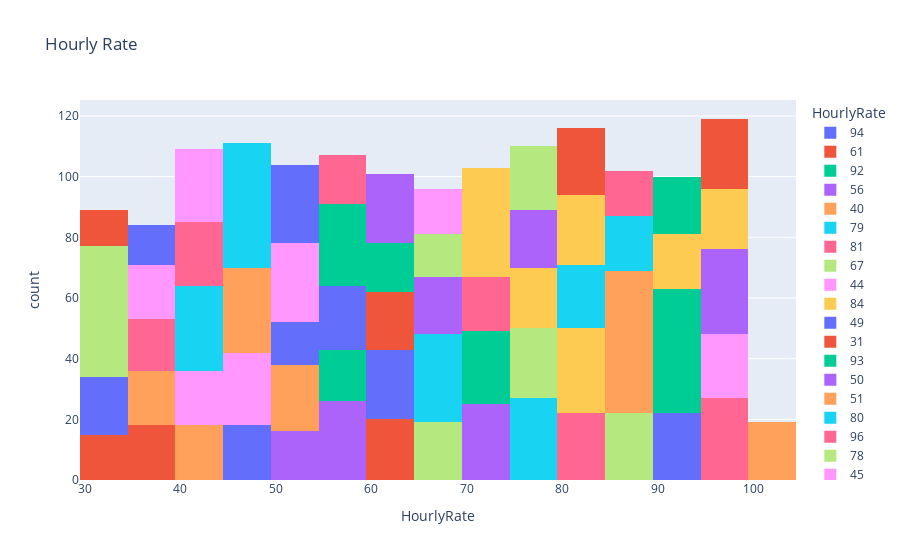

This figure's notebook cell:
### Code cell
# Hourly Rate:
fig = px.histogram(HourlyRate, x="HourlyRate", color = 'HourlyRate', title= 'Hourly Rate')
fig.show()

### Figure 1 — Plotly figure (JSON) as saved in the notebook; plotly's stock layout.template omitted (floating-point values rounded to 4 significant figures)
{"data": [{"alignmentgroup": "True", "bingroup": "x", "hoverlabel": {"namelength": 0}, "hovertemplate": "HourlyRate=%{x}<br>count=%{y}", "legendgroup": "94", "marker": {"color": "#636efa"}, "name": "94", "offsetgroup": "94", "orientation": "v", "showlegend": true, "type": "histogram", "x": [94, 94, 94, 94, 94, 94, 94, 94, 94, 94, 94, 94, 94, 94, 94, 94, 94, 94, 94, 94, 94, 94], "xaxis": "x", "yaxis": "y"}, {"alignmentgroup": "True", "bingroup": "x", "hoverlabel": {"namelength": 0}, "hovertemplate": "HourlyRate=%{x}<br>count=%{y}", "legendgroup": "61", "marker": {"color": "#EF553B"}, "name": "61", "offsetgroup": "61", "orientation": "v", "showlegend": true, "type": "histogram", "x": [61, 61, 61, 61, 61, 61, 61, 61, 61, 61, 61, 61, 61, 61, 61, 61, 61, 61, 61, 61], "xaxis": "x", "yaxis": "y"}, {"alignmentgroup": "True", "bingroup": "x", "hoverlabel": {"namelength": 0}, "hovertemplate": "HourlyRate=%{x}<br>count=%{y}", "legendgroup": "92", "marker": {"color": "#00cc96"}, "name": "92", "offsetgroup": "92", "orientation": "v", "showlegend": true, "type": "histogram", "x": [92, 92, 92, 92, 92, 92, 92, 92, 92, 92, 92, 92, 92, 92, 92, 92, 92, 92, 92, 92, 92, 92, 92, 92, 92], "xaxis": "x", "yaxis": "y"}, {"alignmentgroup": "True", "bingroup": "x", "hoverlabel": {"namelength": 0}, "hovertemplate": "HourlyRate=%{x}<br>count=%{y}", "legendgroup": "56", "marker": {"color": "#ab63fa"}, "name": "56", "offsetgroup": "56", "orientation": "v", "showlegend": true, "type": "histogram", "x": [56, 56, 56, 56, 56, 56, 56, 56, 56, 56, 56, 56, 56, 56, 56, 56, 56, 56, 56, 56, 56, 56, 56, 56, 56, 56], "xaxis": "x", "yaxis": "y"}, {"alignmentgroup": "True", "bingroup": "x", "hoverlabel": {"namelength": 0}, "hovertemplate": "HourlyRate=%{x}<br>count=%{y}", "legendgroup": "40", "marker": {"color": "#FFA15A"}, "name": "40", "offsetgroup": "40", "orientation": "v", "showlegend": true, "type": "histogram", "x": [40, 40, 40, 40, 40, 40, 40, 40, 40, 40, 40, 40, 40, 40, 40, 40, 40, 40], "xaxis": "x", "yaxis": "y"}, {"alignmentgroup": "True", "bingroup": "x", "hoverlabel": {"namelength": 0}, "hovertemplate": "HourlyRate=%{x}<br>count=%{y}", "legendgroup": "79", "marker": {"color": "#19d3f3"}, "name": "79", "offsetgroup": "79", "orientation": "v", "showlegend": true, "type": "histogram", "x": [79, 79, 79, 79, 79, 79, 79, 79, 79, 79, 79, 79, 79, 79, 79, 79, 79, 79, 79, 79, 79, 79, 79, 79, 79, 79, 79], "xaxis": "x", "yaxis": "y"}, {"alignmentgroup": "True", "bingroup": "x", "hoverlabel": {"namelength": 0}, "hovertemplate": "HourlyRate=%{x}<br>count=%{y}", "legendgroup": "81", "marker": {"color": "#FF6692"}, "name": "81", "offsetgroup": "81", "orientation": "v", "showlegend": true, "type": "histogram", "x": [81, 81, 81, 81, 81, 81, 81, 81, 81, 81, 81, 81, 81, 81, 81, 81, 81, 81, 81, 81, 81, 81], "xaxis": "x", "yaxis": "y"}, {"alignmentgroup": "True", "bingroup": "x", "hoverlabel": {"namelength": 0}, "hovertemplate": "HourlyRate=%{x}<br>count=%{y}", "legendgroup": "67", "marker": {"color": "#B6E880"}, "name": "67", "offsetgroup": "67", "orientation": "v", "showlegend": true, "type": "histogram", "x": [67, 67, 67, 67, 67, 67, 67, 67, 67, 67, 67, 67, 67, 67, 67, 67, 67, 67, 67], "xaxis": "x", "yaxis": "y"}, {"alignmentgroup": "True", "bingroup": "x", "hoverlabel": {"namelength": 0}, "hovertemplate": "HourlyRate=%{x}<br>count=%{y}", "legendgroup": "44", "marker": {"color": "#FF97FF"}, "name": "44", "offsetgroup": "44", "orientation": "v", "showlegend": true, "type": "histogram", "x": [44, 44, 44, 44, 44, 44, 44, 44, 44, 44, 44, 44, 44, 44, 44, 44, 44, 44], "xaxis": "x", "yaxis": "y"}, {"alignmentgroup": "True", "bingroup": "x", "hoverlabel": {"namelength": 0}, "hovertemplate": "HourlyRate=%{x}<br>count=%{y}", "legendgroup": "84", "marker": {"color": "#FECB52"}, "name": "84", "offsetgroup": "84", "orientation": "v", "showlegend": true, "type": "histogram", "x": [84, 84, 84, 84, 84, 84, 84, 84, 84, 84, 84, 84, 84, 84, 84, 84, 84, 84, 84, 84, 84, 84, 84, 84, 84, 84, 84, 84], "xaxis": "x", "yaxis": "y"}, {"alignmentgroup": "True", "bingroup": "x", "hoverlabel": {"namelength": 0}, "hovertemplate": "HourlyRate=%{x}<br>count=%{y}", "legendgroup": "49", "marker": {"color": "#636efa"}, "name": "49", "offsetgroup": "49", "orientation": "v", "showlegend": true, "type": "histogram", "x": [49, 49, 49, 49, 49, 49, 49, 49, 49, 49, 49, 49, 49, 49, 49, 49, 49, 49], "xaxis": "x", "yaxis": "y"}, {"alignmentgroup": "True", "bingroup": "x", "hoverlabel": {"namelength": 0}, "hovertemplate": "HourlyRate=%{x}<br>count=%{y}", "legendgroup": "31", "marker": {"color": "#EF553B"}, "name": "31", "offsetgroup": "31", "orientation": "v", "showlegend": true, "type": "histogram", "x": [31, 31, 31, 31, 31, 31, 31, 31, 31, 31, 31, 31, 31, 31, 31], "xaxis": "x", "yaxis": "y"}, {"alignmentgroup": "True", "bingroup": "x", "hoverlabel": {"namelength": 0}, "hovertemplate": "HourlyRate=%{x}<br>count=%{y}", "legendgroup": "93", "marker": {"color": "#00cc96"}, "name": "93", "offsetgroup": "93", "orientation": "v", "showlegend": true, "type": "histogram", "x": [93, 93, 93, 93, 93, 93, 93, 93, 93, 93, 93, 93, 93, 93, 93, 93], "xaxis": "x", "yaxis": "y"}, {"alignmentgroup": "True", "bingroup": "x", "hoverlabel": {"namelength": 0}, "hovertemplate": "HourlyRate=%{x}<br>count=%{y}", "legendgroup": "50", "marker": {"color": "#ab63fa"}, "name": "50", "offsetgroup": "50", "orientation": "v", "showlegend": true, "type": "histogram", "x": [50, 50, 50, 50, 50, 50, 50, 50, 50, 50, 50, 50, 50, 50, 50, 50], "xaxis": "x", "yaxis": "y"}, {"alignmentgroup": "True", "bingroup": "x", "hoverlabel": {"namelength": 0}, "hovertemplate": "HourlyRate=%{x}<br>count=%{y}", "legendgroup": "51", "marker": {"color": "#FFA15A"}, "name": "51", "offsetgroup": "51", "orientation": "v", "showlegend": true, "type": "histogram", "x": [51, 51, 51, 51, 51, 51, 51, 51, 51, 51, 51, 51, 51, 51, 51, 51, 51, 51, 51, 51, 51, 51], "xaxis": "x", "yaxis": "y"}, {"alignmentgroup": "True", "bingroup": "x", "hoverlabel": {"namelength": 0}, "hovertemplate": "HourlyRate=%{x}<br>count=%{y}", "legendgroup": "80", "marker": {"color": "#19d3f3"}, "name": "80", "offsetgroup": "80", "orientation": "v", "showlegend": true, "type": "histogram", "x": [80, 80, 80, 80, 80, 80, 80, 80, 80, 80, 80, 80, 80, 80, 80, 80, 80, 80, 80, 80, 80], "xaxis": "x", "yaxis": "y"}, {"alignmentgroup": "True", "bingroup": "x", "hoverlabel": {"namelength": 0}, "hovertemplate": "HourlyRate=%{x}<br>count=%{y}", "legendgroup": "96", "marker": {"color": "#FF6692"}, "name": "96", "offsetgroup": "96", "orientation": "v", "showlegend": true, "type": "histogram", "x": [96, 96, 96, 96, 96, 96, 96, 96, 96, 96, 96, 96, 96, 96, 96, 96, 96, 96, 96, 96, 96, 96, 96, 96, 96, 96, 96], "xaxis": "x", "yaxis": "y"}, {"alignmentgroup": "True", "bingroup": "x", "hoverlabel": {"namelength": 0}, "hovertemplate": "HourlyRate=%{x}<br>count=%{y}", "legendgroup": "78", "marker": {"color": "#B6E880"}, "name": "78", "offsetgroup": "78", "orientation": "v", "showlegend": true, "type": "histogram", "x": [78, 78, 78, 78, 78, 78, 78, 78, 78, 78, 78, 78, 78, 78, 78, 78, 78, 78, 78, 78, 78, 78, 78], "xaxis": "x", "yaxis": "y"}, {"alignmentgroup": "True", "bingroup": "x", "hoverlabel": {"namelength": 0}, "hovertemplate": "HourlyRate=%{x}<br>count=%{y}", "legendgroup": "45", "marker": {"color": "#FF97FF"}, "name": "45", "offsetgroup": "45", "orientation": "v", "showlegend": true, "type": "histogram", "x": [45, 45, 45, 45, 45, 45, 45, 45, 45, 45, 45, 45, 45, 45, 45, 45, 45, 45, 45, 45, 45, 45, 45, 45], "xaxis": "x", "yaxis": "y"}, {"alignmentgroup": "True", "bingroup": "x", "hoverlabel": {"namelength": 0}, "hovertemplate": "HourlyRate=%{x}<br>count=%{y}", "legendgroup": "82", "marker": {"color": "#FECB52"}, "name": "82", "offsetgroup": "82", "orientation": "v", "showlegend": true, "type": "histogram", "x": [82, 82, 82, 82, 82, 82, 82, 82, 82, 82, 82, 82, 82, 82, 82, 82, 82, 82, 82, 82, 82, 82, 82], "xaxis": "x", "yaxis": "y"}, {"alignmentgroup": "True", "bingroup": "x", "hoverlabel": {"namelength": 0}, "hovertemplate": "HourlyRate=%{x}<br>count=%{y}", "legendgroup": "53", "marker": {"color": "#636efa"}, "name": "53", "offsetgroup": "53", "orientation": "v", "showlegend": true, "type": "histogram", "x": [53, 53, 53, 53, 53, 53, 53, 53, 53, 53, 53, 53, 53, 53], "xaxis": "x", "yaxis": "y"}, {"alignmentgroup": "True", "bingroup": "x", "hoverlabel": {"namelength": 0}, "hovertemplate": "HourlyRate=%{x}<br>count=%{y}", "legendgroup": "83", "marker": {"color": "#EF553B"}, "name": "83", "offsetgroup": "83", "orientation": "v", "showlegend": true, "type": "histogram", "x": [83, 83, 83, 83, 83, 83, 83, 83, 83, 83, 83, 83, 83, 83, 83, 83, 83, 83, 83, 83, 83, 83], "xaxis": "x", "yaxis": "y"}, {"alignmentgroup": "True", "bingroup": "x", "hoverlabel": {"namelength": 0}, "hovertemplate": "HourlyRate=%{x}<br>count=%{y}", "legendgroup": "58", "marker": {"color": "#00cc96"}, "name": "58", "offsetgroup": "58", "orientation": "v", "showlegend": true, "type": "histogram", "x": [58, 58, 58, 58, 58, 58, 58, 58, 58, 58, 58, 58, 58, 58, 58, 58, 58], "xaxis": "x", "yaxis": "y"}, {"alignmentgroup": "True", "bingroup": "x", "hoverlabel": {"namelength": 0}, "hovertemplate": "HourlyRate=%{x}<br>count=%{y}", "legendgroup": "72", "marker": {"color": "#ab63fa"}, "name": "72", "offsetgroup": "72", "orientation": "v", "showlegend": true, "type": "histogram", "x": [72, 72, 72, 72, 72, 72, 72, 72, 72, 72, 72, 72, 72, 72, 72, 72, 72, 72, 72, 72, 72, 72, 72, 72, 72], "xaxis": "x", "yaxis": "y"}, {"alignmentgroup": "True", "bingroup": "x", "hoverlabel": {"namelength": 0}, "hovertemplate": "HourlyRate=%{x}<br>count=%{y}", "legendgroup": "48", "marker": {"color": "#FFA15A"}, "name": "48", "offsetgroup": "48", "orientation": "v", "showlegend": true, "type": "histogram", "x": [48, 48, 48, 48, 48, 48, 48, 48, 48, 48, 48, 48, 48, 48, 48, 48, 48, 48, 48, 48, 48, 48, 48, 48, 48, 48, 48, 48], "xaxis": "x", "yaxis": "y"}, {"alignmentgroup": "True", "bingroup": "x", "hoverlabel": {"namelength": 0}, "hovertemplate": "HourlyRate=%{x}<br>count=%{y}", "legendgroup": "42", "marker": {"color": "#19d3f3"}, "name": "42", "offsetgroup": "42", "orientation": "v", "showlegend": true, "type": "histogram", "x": [42, 42, 42, 42, 42, 42, 42, 42, 42, 42, 42, 42, 42, 42, 42, 42, 42, 42, 42, 42, 42, 42, 42, 42, 42, 42, 42, 42], "xaxis": "x", "yaxis": "y"}, {"alignmentgroup": "True", "bingroup": "x", "hoverlabel": {"namelength": 0}, "hovertemplate": "HourlyRate=%{x}<br>count=%{y}", "legendgroup": "41", "marker": {"color": "#FF6692"}, "name": "41", "offsetgroup": "41", "orientation": "v", "showlegend": true, "type": "histogram", "x": [41, 41, 41, 41, 41, 41, 41, 41, 41, 41, 41, 41, 41, 41, 41, 41, 41, 41, 41, 41, 41], "xaxis": "x", "yaxis": "y"}, {"alignmentgroup": "True", "bingroup": "x", "hoverlabel": {"namelength": 0}, "hovertemplate": "HourlyRate=%{x}<br>count=%{y}", "legendgroup": "86", "marker": {"color": "#B6E880"}, "name": "86", "offsetgroup": "86", "orientation": "v", "showlegend": true, "type": "histogram", "x": [86, 86, 86, 86, 86, 86, 86, 86, 86, 86, 86, 86, 86, 86, 86, 86, 86, 86, 86, 86, 86, 86], "xaxis": "x", "yaxis": "y"}, {"alignmentgroup": "True", "bingroup": "x", "hoverlabel": {"namelength": 0}, "hovertemplate": "HourlyRate=%{x}<br>count=%{y}", "legendgroup": "97", "marker": {"color": "#FF97FF"}, "name": "97", "offsetgroup": "97", "orientation": "v", "showlegend": true, "type": "histogram", "x": [97, 97, 97, 97, 97, 97, 97, 97, 97, 97, 97, 97, 97, 97, 97, 97, 97, 97, 97, 97, 97], "xaxis": "x", "yaxis": "y"}, {"alignmentgroup": "True", "bingroup": "x", "hoverlabel": {"namelength": 0}, "hovertemplate": "HourlyRate=%{x}<br>count=%{y}", "legendgroup": "75", "marker": {"color": "#FECB52"}, "name": "75", "offsetgroup": "75", "orientation": "v", "showlegend": true, "type": "histogram", "x": [75, 75, 75, 75, 75, 75, 75, 75, 75, 75, 75, 75, 75, 75, 75, 75, 75, 75, 75, 75], "xaxis": "x", "yaxis": "y"}, {"alignmentgroup": "True", "bingroup": "x", "hoverlabel": {"namelength": 0}, "hovertemplate": "HourlyRate=%{x}<br>count=%{y}", "legendgroup": "33", "marker": {"color": "#636efa"}, "name": "33", "offsetgroup": "33", "orientation": "v", "showlegend": true, "type": "histogram", "x": [33, 33, 33, 33, 33, 33, 33, 33, 33, 33, 33, 33, 33, 33, 33, 33, 33, 33, 33], "xaxis": "x", "yaxis": "y"}, {"alignmentgroup": "True", "bingroup": "x", "hoverlabel": {"namelength": 0}, "hovertemplate": "HourlyRate=%{x}<br>count=%{y}", "legendgroup": "37", "marker": {"color": "#EF553B"}, "name": "37", "offsetgroup": "37", "orientation": "v", "showlegend": true, "type": "histogram", "x": [37, 37, 37, 37, 37, 37, 37, 37, 37, 37, 37, 37, 37, 37, 37, 37, 37, 37], "xaxis": "x", "yaxis": "y"}, {"alignmentgroup": "True", "bingroup": "x", "hoverlabel": {"namelength": 0}, "hovertemplate": "HourlyRate=%{x}<br>count=%{y}", "legendgroup": "73", "marker": {"color": "#00cc96"}, "name": "73", "offsetgroup": "73", "orientation": "v", "showlegend": true, "type": "histogram", "x": [73, 73, 73, 73, 73, 73, 73, 73, 73, 73, 73, 73, 73, 73, 73, 73, 73, 73, 73, 73, 73, 73, 73, 73], "xaxis": "x", "yaxis": "y"}, {"alignmentgroup": "True", "bingroup": "x", "hoverlabel": {"namelength": 0}, "hovertemplate": "HourlyRate=%{x}<br>count=%{y}", "legendgroup": "98", "marker": {"color": "#ab63fa"}, "name": "98", "offsetgroup": "98", "orientation": "v", "showlegend": true, "type": "histogram", "x": [98, 98, 98, 98, 98, 98, 98, 98, 98, 98, 98, 98, 98, 98, 98, 98, 98, 98, 98, 98, 98, 98, 98, 98, 98, 98, 98, 98], "xaxis": "x", "yaxis": "y"}, {"alignmentgroup": "True", "bingroup": "x", "hoverlabel": {"namelength": 0}, "hovertemplate": "HourlyRate=%{x}<br>count=%{y}", "legendgroup": "36", "marker": {"color": "#FFA15A"}, "name": "36", "offsetgroup": "36", "orientation": "v", "showlegend": true, "type": "histogram", "x": [36, 36, 36, 36, 36, 36, 36, 36, 36, 36, 36, 36, 36, 36, 36, 36, 36, 36], "xaxis": "x", "yaxis": "y"}, {"alignmentgroup": "True", "bingroup": "x", "hoverlabel": {"namelength": 0}, "hovertemplate": "HourlyRate=%{x}<br>count=%{y}", "legendgroup": "47", "marker": {"color": "#19d3f3"}, "name": "47", "offsetgroup": "47", "orientation": "v", "showlegend": true, "type": "histogram", "x": [47, 47, 47, 47, 47, 47, 47, 47, 47, 47, 47, 47, 47, 47, 47, 47], "xaxis": "x", "yaxis": "y"}, {"alignmentgroup": "True", "bingroup": "x", "hoverlabel": {"namelength": 0}, "hovertemplate": "HourlyRate=%{x}<br>count=%{y}", "legendgroup": "71", "marker": {"color": "#FF6692"}, "name": "71", "offsetgroup": "71", "orientation": "v", "showlegend": true, "type": "histogram", "x": [71, 71, 71, 71, 71, 71, 71, 71, 71, 71, 71, 71, 71, 71, 71, 71, 71, 71], "xaxis": "x", "yaxis": "y"}, {"alignmentgroup": "True", "bingroup": "x", "hoverlabel": {"namelength": 0}, "hovertemplate": "HourlyRate=%{x}<br>count=%{y}", "legendgroup": "30", "marker": {"color": "#B6E880"}, "name": "30", "offsetgroup": "30", "orientation": "v", "showlegend": true, "type": "histogram", "x": [30, 30, 30, 30, 30, 30, 30, 30, 30, 30, 30, 30, 30, 30, 30, 30, 30, 30, 30], "xaxis": "x", "yaxis": "y"}, {"alignmentgroup": "True", "bingroup": "x", "hoverlabel": {"namelength": 0}, "hovertemplate": "HourlyRate=%{x}<br>count=%{y}", "legendgroup": "43", "marker": {"color": "#FF97FF"}, "name": "43", "offsetgroup": "43", "orientation": "v", "showlegend": true, "type": "histogram", "x": [43, 43, 43, 43, 43, 43, 43, 43, 43, 43, 43, 43, 43, 43, 43, 43, 43, 43, 43, 43, 43, 43, 43, 43], "xaxis": "x", "yaxis": "y"}, {"alignmentgroup": "True", "bingroup": "x", "hoverlabel": {"namelength": 0}, "hovertemplate": "HourlyRate=%{x}<br>count=%{y}", "legendgroup": "99", "marker": {"color": "#FECB52"}, "name": "99", "offsetgroup": "99", "orientation": "v", "showlegend": true, "type": "histogram", "x": [99, 99, 99, 99, 99, 99, 99, 99, 99, 99, 99, 99, 99, 99, 99, 99, 99, 99, 99, 99], "xaxis": "x", "yaxis": "y"}, {"alignmentgroup": "True", "bingroup": "x", "hoverlabel": {"namelength": 0}, "hovertemplate": "HourlyRate=%{x}<br>count=%{y}", "legendgroup": "59", "marker": {"color": "#636efa"}, "name": "59", "offsetgroup": "59", "orientation": "v", "showlegend": true, "type": "histogram", "x": [59, 59, 59, 59, 59, 59, 59, 59, 59, 59, 59, 59, 59, 59, 59, 59, 59, 59, 59, 59, 59], "xaxis": "x", "yaxis": "y"}, {"alignmentgroup": "True", "bingroup": "x", "hoverlabel": {"namelength": 0}, "hovertemplate": "HourlyRate=%{x}<br>count=%{y}", "legendgroup": "95", "marker": {"color": "#EF553B"}, "name": "95", "offsetgroup": "95", "orientation": "v", "showlegend": true, "type": "histogram", "x": [95, 95, 95, 95, 95, 95, 95, 95, 95, 95, 95, 95, 95, 95, 95, 95, 95, 95, 95, 95, 95, 95, 95], "xaxis": "x", "yaxis": "y"}, {"alignmentgroup": "True", "bingroup": "x", "hoverlabel": {"namelength": 0}, "hovertemplate": "HourlyRate=%{x}<br>count=%{y}", "legendgroup": "57", "marker": {"color": "#00cc96"}, "name": "57", "offsetgroup": "57", "orientation": "v", "showlegend": true, "type": "histogram", "x": [57, 57, 57, 57, 57, 57, 57, 57, 57, 57, 57, 57, 57, 57, 57, 57, 57, 57, 57, 57, 57, 57, 57, 57, 57, 57, 57], "xaxis": "x", "yaxis": "y"}, {"alignmentgroup": "True", "bingroup": "x", "hoverlabel": {"namelength": 0}, "hovertemplate": "HourlyRate=%{x}<br>count=%{y}", "legendgroup": "76", "marker": {"color": "#ab63fa"}, "name": "76", "offsetgroup": "76", "orientation": "v", "showlegend": true, "type": "histogram", "x": [76, 76, 76, 76, 76, 76, 76, 76, 76, 76, 76, 76, 76, 76, 76, 76, 76, 76, 76], "xaxis": "x", "yaxis": "y"}, {"alignmentgroup": "True", "bingroup": "x", "hoverlabel": {"namelength": 0}, "hovertemplate": "HourlyRate=%{x}<br>count=%{y}", "legendgroup": "87", "marker": {"color": "#FFA15A"}, "name": "87", "offsetgroup": "87", "orientation": "v", "showlegend": true, "type": "histogram", "x": [87, 87, 87, 87, 87, 87, 87, 87, 87, 87, 87, 87, 87, 87, 87, 87, 87, 87, 87, 87, 87, 87, 87, 87, 87, 87], "xaxis": "x", "yaxis": "y"}, {"alignmentgroup": "True", "bingroup": "x", "hoverlabel": {"namelength": 0}, "hovertemplate": "HourlyRate=%{x}<br>count=%{y}", "legendgroup": "66", "marker": {"color": "#19d3f3"}, "name": "66", "offsetgroup": "66", "orientation": "v", "showlegend": true, "type": "histogram", "x": [66, 66, 66, 66, 66, 66, 66, 66, 66, 66, 66, 66, 66, 66, 66, 66, 66, 66, 66, 66, 66, 66, 66, 66, 66, 66, 66, 66, 66], "xaxis": "x", "yaxis": "y"}, {"alignmentgroup": "True", "bingroup": "x", "hoverlabel": {"namelength": 0}, "hovertemplate": "HourlyRate=%{x}<br>count=%{y}", "legendgroup": "55", "marker": {"color": "#FF6692"}, "name": "55", "offsetgroup": "55", "orientation": "v", "showlegend": true, "type": "histogram", "x": [55, 55, 55, 55, 55, 55, 55, 55, 55, 55, 55, 55, 55, 55, 55, 55], "xaxis": "x", "yaxis": "y"}, {"alignmentgroup": "True", "bingroup": "x", "hoverlabel": {"namelength": 0}, "hovertemplate": "HourlyRate=%{x}<br>count=%{y}", "legendgroup": "32", "marker": {"color": "#B6E880"}, "name": "32", "offsetgroup": "32", "orientation": "v", "showlegend": true, "type": "histogram", "x": [32, 32, 32, 32, 32, 32, 32, 32, 32, 32, 32, 32, 32, 32, 32, 32, 32, 32, 32, 32, 32, 32, 32, 32], "xaxis": "x", "yaxis": "y"}, {"alignmentgroup": "True", "bingroup": "x", "hoverlabel": {"namelength": 0}, "hovertemplate": "HourlyRate=%{x}<br>count=%{y}", "legendgroup": "52", "marker": {"color": "#FF97FF"}, "name": "52", "offsetgroup": "52", "orientation": "v", "showlegend": true, "type": "histogram", "x": [52, 52, 52, 52, 52, 52, 52, 52, 52, 52, 52, 52, 52, 52, 52, 52, 52, 52, 52, 52, 52, 52, 52, 52, 52, 52], "xaxis": "x", "yaxis": "y"}, {"alignmentgroup": "True", "bingroup": "x", "hoverlabel": {"namelength": 0}, "hovertemplate": "HourlyRate=%{x}<br>count=%{y}", "legendgroup": "70", "marker": {"color": "#FECB52"}, "name": "70", "offsetgroup": "70", "orientation": "v", "showlegend": true, "type": "histogram", "x": [70, 70, 70, 70, 70, 70, 70, 70, 70, 70, 70, 70, 70, 70, 70, 70], "xaxis": "x", "yaxis": "y"}, {"alignmentgroup": "True", "bingroup": "x", "hoverlabel": {"namelength": 0}, "hovertemplate": "HourlyRate=%{x}<br>count=%{y}", "legendgroup": "62", "marker": {"color": "#636efa"}, "name": "62", "offsetgroup": "62", "orientation": "v", "showlegend": true, "type": "histogram", "x": [62, 62, 62, 62, 62, 62, 62, 62, 62, 62, 62, 62, 62, 62, 62, 62, 62, 62, 62, 62, 62, 62, 62], "xaxis": "x", "yaxis": "y"}, {"alignmentgroup": "True", "bingroup": "x", "hoverlabel": {"namelength": 0}, "hovertemplate": "HourlyRate=%{x}<br>count=%{y}", "legendgroup": "64", "marker": {"color": "#EF553B"}, "name": "64", "offsetgroup": "64", "orientation": "v", "showlegend": true, "type": "histogram", "x": [64, 64, 64, 64, 64, 64, 64, 64, 64, 64, 64, 64, 64, 64, 64, 64, 64, 64, 64], "xaxis": "x", "yaxis": "y"}, {"alignmentgroup": "True", "bingroup": "x", "hoverlabel": {"namelength": 0}, "hovertemplate": "HourlyRate=%{x}<br>count=%{y}", "legendgroup": "63", "marker": {"color": "#00cc96"}, "name": "63", "offsetgroup": "63", "orientation": "v", "showlegend": true, "type": "histogram", "x": [63, 63, 63, 63, 63, 63, 63, 63, 63, 63, 63, 63, 63, 63, 63, 63], "xaxis": "x", "yaxis": "y"}, {"alignmentgroup": "True", "bingroup": "x", "hoverlabel": {"namelength": 0}, "hovertemplate": "HourlyRate=%{x}<br>count=%{y}", "legendgroup": "60", "marker": {"color": "#ab63fa"}, "name": "60", "offsetgroup": "60", "orientation": "v", "showlegend": true, "type": "histogram", "x": [60, 60, 60, 60, 60, 60, 60, 60, 60, 60, 60, 60, 60, 60, 60, 60, 60, 60, 60, 60, 60, 60, 60], "xaxis": "x", "yaxis": "y"}, {"alignmentgroup": "True", "bingroup": "x", "hoverlabel": {"namelength": 0}, "hovertemplate": "HourlyRate=%{x}<br>count=%{y}", "legendgroup": "100", "marker": {"color": "#FFA15A"}, "name": "100", "offsetgroup": "100", "orientation": "v", "showlegend": true, "type": "histogram", "x": [100, 100, 100, 100, 100, 100, 100, 100, 100, 100, 100, 100, 100, 100, 100, 100, 100, 100, 100], "xaxis": "x", "yaxis": "y"}, {"alignmentgroup": "True", "bingroup": "x", "hoverlabel": {"namelength": 0}, "hovertemplate": "HourlyRate=%{x}<br>count=%{y}", "legendgroup": "46", "marker": {"color": "#19d3f3"}, "name": "46", "offsetgroup": "46", "orientation": "v", "showlegend": true, "type": "histogram", "x": [46, 46, 46, 46, 46, 46, 46, 46, 46, 46, 46, 46, 46, 46, 46, 46, 46, 46, 46, 46, 46, 46, 46, 46, 46], "xaxis": "x", "yaxis": "y"}, {"alignmentgroup": "True", "bingroup": "x", "hoverlabel": {"namelength": 0}, "hovertemplate": "HourlyRate=%{x}<br>count=%{y}", "legendgroup": "39", "marker": {"color": "#FF6692"}, "name": "39", "offsetgroup": "39", "orientation": "v", "showlegend": true, "type": "histogram", "x": [39, 39, 39, 39, 39, 39, 39, 39, 39, 39, 39, 39, 39, 39, 39, 39, 39], "xaxis": "x", "yaxis": "y"}, {"alignmentgroup": "True", "bingroup": "x", "hoverlabel": {"namelength": 0}, "hovertemplate": "HourlyRate=%{x}<br>count=%{y}", "legendgroup": "77", "marker": {"color": "#B6E880"}, "name": "77", "offsetgroup": "77", "orientation": "v", "showlegend": true, "type": "histogram", "x": [77, 77, 77, 77, 77, 77, 77, 77, 77, 77, 77, 77, 77, 77, 77, 77, 77, 77, 77, 77, 77], "xaxis": "x", "yaxis": "y"}, {"alignmentgroup": "True", "bingroup": "x", "hoverlabel": {"namelength": 0}, "hovertemplate": "HourlyRate=%{x}<br>count=%{y}", "legendgroup": "35", "marker": {"color": "#FF97FF"}, "name": "35", "offsetgroup": "35", "orientation": "v", "showlegend": true, "type": "histogram", "x": [35, 35, 35, 35, 35, 35, 35, 35, 35, 35, 35, 35, 35, 35, 35, 35, 35, 35], "xaxis": "x", "yaxis": "y"}, {"alignmentgroup": "True", "bingroup": "x", "hoverlabel": {"namelength": 0}, "hovertemplate": "HourlyRate=%{x}<br>count=%{y}", "legendgroup": "91", "marker": {"color": "#FECB52"}, "name": "91", "offsetgroup": "91", "orientation": "v", "showlegend": true, "type": "histogram", "x": [91, 91, 91, 91, 91, 91, 91, 91, 91, 91, 91, 91, 91, 91, 91, 91, 91, 91], "xaxis": "x", "yaxis": "y"}, {"alignmentgroup": "True", "bingroup": "x", "hoverlabel": {"namelength": 0}, "hovertemplate": "HourlyRate=%{x}<br>count=%{y}", "legendgroup": "54", "marker": {"color": "#636efa"}, "name": "54", "offsetgroup": "54", "orientation": "v", "showlegend": true, "type": "histogram", "x": [54, 54, 54, 54, 54, 54, 54, 54, 54, 54, 54, 54, 54, 54, 54, 54, 54, 54, 54, 54, 54, 54, 54, 54, 54, 54], "xaxis": "x", "yaxis": "y"}, {"alignmentgroup": "True", "bingroup": "x", "hoverlabel": {"namelength": 0}, "hovertemplate": "HourlyRate=%{x}<br>count=%{y}", "legendgroup": "34", "marker": {"color": "#EF553B"}, "name": "34", "offsetgroup": "34", "orientation": "v", "showlegend": true, "type": "histogram", "x": [34, 34, 34, 34, 34, 34, 34, 34, 34, 34, 34, 34], "xaxis": "x", "yaxis": "y"}, {"alignmentgroup": "True", "bingroup": "x", "hoverlabel": {"namelength": 0}, "hovertemplate": "HourlyRate=%{x}<br>count=%{y}", "legendgroup": "90", "marker": {"color": "#00cc96"}, "name": "90", "offsetgroup": "90", "orientation": "v", "showlegend": true, "type": "histogram", "x": [90, 90, 90, 90, 90, 90, 90, 90, 90, 90, 90, 90, 90, 90, 90, 90, 90, 90, 90], "xaxis": "x", "yaxis": "y"}, {"alignmentgroup": "True", "bingroup": "x", "hoverlabel": {"namelength": 0}, "hovertemplate": "HourlyRate=%{x}<br>count=%{y}", "legendgroup": "65", "marker": {"color": "#ab63fa"}, "name": "65", "offsetgroup": "65", "orientation": "v", "showlegend": true, "type": "histogram", "x": [65, 65, 65, 65, 65, 65, 65, 65, 65, 65, 65, 65, 65, 65, 65, 65, 65, 65, 65], "xaxis": "x", "yaxis": "y"}, {"alignmentgroup": "True", "bingroup": "x", "hoverlabel": {"namelength": 0}, "hovertemplate": "HourlyRate=%{x}<br>count=%{y}", "legendgroup": "88", "marker": {"color": "#FFA15A"}, "name": "88", "offsetgroup": "88", "orientation": "v", "showlegend": true, "type": "histogram", "x": [88, 88, 88, 88, 88, 88, 88, 88, 88, 88, 88, 88, 88, 88, 88, 88, 88, 88, 88, 88, 88], "xaxis": "x", "yaxis": "y"}, {"alignmentgroup": "True", "bingroup": "x", "hoverlabel": {"namelength": 0}, "hovertemplate": "HourlyRate=%{x}<br>count=%{y}", "legendgroup": "85", "marker": {"color": "#19d3f3"}, "name": "85", "offsetgroup": "85", "orientation": "v", "showlegend": true, "type": "histogram", "x": [85, 85, 85, 85, 85, 85, 85, 85, 85, 85, 85, 85, 85, 85, 85, 85, 85, 85], "xaxis": "x", "yaxis": "y"}, {"alignmentgroup": "True", "bingroup": "x", "hoverlabel": {"namelength": 0}, "hovertemplate": "HourlyRate=%{x}<br>count=%{y}", "legendgroup": "89", "marker": {"color": "#FF6692"}, "name": "89", "offsetgroup": "89", "orientation": "v", "showlegend": true, "type": "histogram", "x": [89, 89, 89, 89, 89, 89, 89, 89, 89, 89, 89, 89, 89, 89, 89], "xaxis": "x", "yaxis": "y"}, {"alignmentgroup": "True", "bingroup": "x", "hoverlabel": {"namelength": 0}, "hovertemplate": "HourlyRate=%{x}<br>count=%{y}", "legendgroup": "68", "marker": {"color": "#B6E880"}, "name": "68", "offsetgroup": "68", "orientation": "v", "showlegend": true, "type": "histogram", "x": [68, 68, 68, 68, 68, 68, 68, 68, 68, 68, 68, 68, 68, 68], "xaxis": "x", "yaxis": "y"}, {"alignmentgroup": "True", "bingroup": "x", "hoverlabel": {"namelength": 0}, "hovertemplate": "HourlyRate=%{x}<br>count=%{y}", "legendgroup": "69", "marker": {"color": "#FF97FF"}, "name": "69", "offsetgroup": "69", "orientation": "v", "showlegend": true, "type": "histogram", "x": [69, 69, 69, 69, 69, 69, 69, 69, 69, 69, 69, 69, 69, 69, 69], "xaxis": "x", "yaxis": "y"}, {"alignmentgroup": "True", "bingroup": "x", "hoverlabel": {"namelength": 0}, "hovertemplate": "HourlyRate=%{x}<br>count=%{y}", "legendgroup": "74", "marker": {"color": "#FECB52"}, "name": "74", "offsetgroup": "74", "orientation": "v", "showlegend": true, "type": "histogram", "x": [74, 74, 74, 74, 74, 74, 74, 74, 74, 74, 74, 74, 74, 74, 74, 74, 74, 74, 74, 74], "xaxis": "x", "yaxis": "y"}, {"alignmentgroup": "True", "bingroup": "x", "hoverlabel": {"namelength": 0}, "hovertemplate": "HourlyRate=%{x}<br>count=%{y}", "legendgroup": "38", "marker": {"color": "#636efa"}, "name": "38", "offsetgroup": "38", "orientation": "v", "showlegend": true, "type": "histogram", "x": [38, 38, 38, 38, 38, 38, 38, 38, 38, 38, 38, 38, 38], "xaxis": "x", "yaxis": "y"}], "layout": {"barmode": "relative", "legend": {"title": {"text": "HourlyRate"}, "tracegroupgap": 0}, "title": {"text": "Hourly Rate"}, "xaxis": {"anchor": "y", "categoryarray": [94, 61, 92, 56, 40, 79, 81, 67, 44, 84, 49, 31, 93, 50, 51, 80, 96, 78, 45, 82, 53, 83, 58, 72, 48, 42, 41, 86, 97, 75, 33, 37, 73, 98, 36, 47, 71, 30, 43, 99, 59, 95, 57, 76, 87, 66, 55, 32, 52, 70, 62, 64, 63, 60, 100, 46, 39, 77, 35, 91, 54, 34, 90, 65, 88, 85, 89, 68, 69, 74, 38], "categoryorder": "array", "domain": [0, 1], "title": {"text": "HourlyRate"}}, "yaxis": {"anchor": "x", "domain": [0, 1], "title": {"text": "count"}}}}
